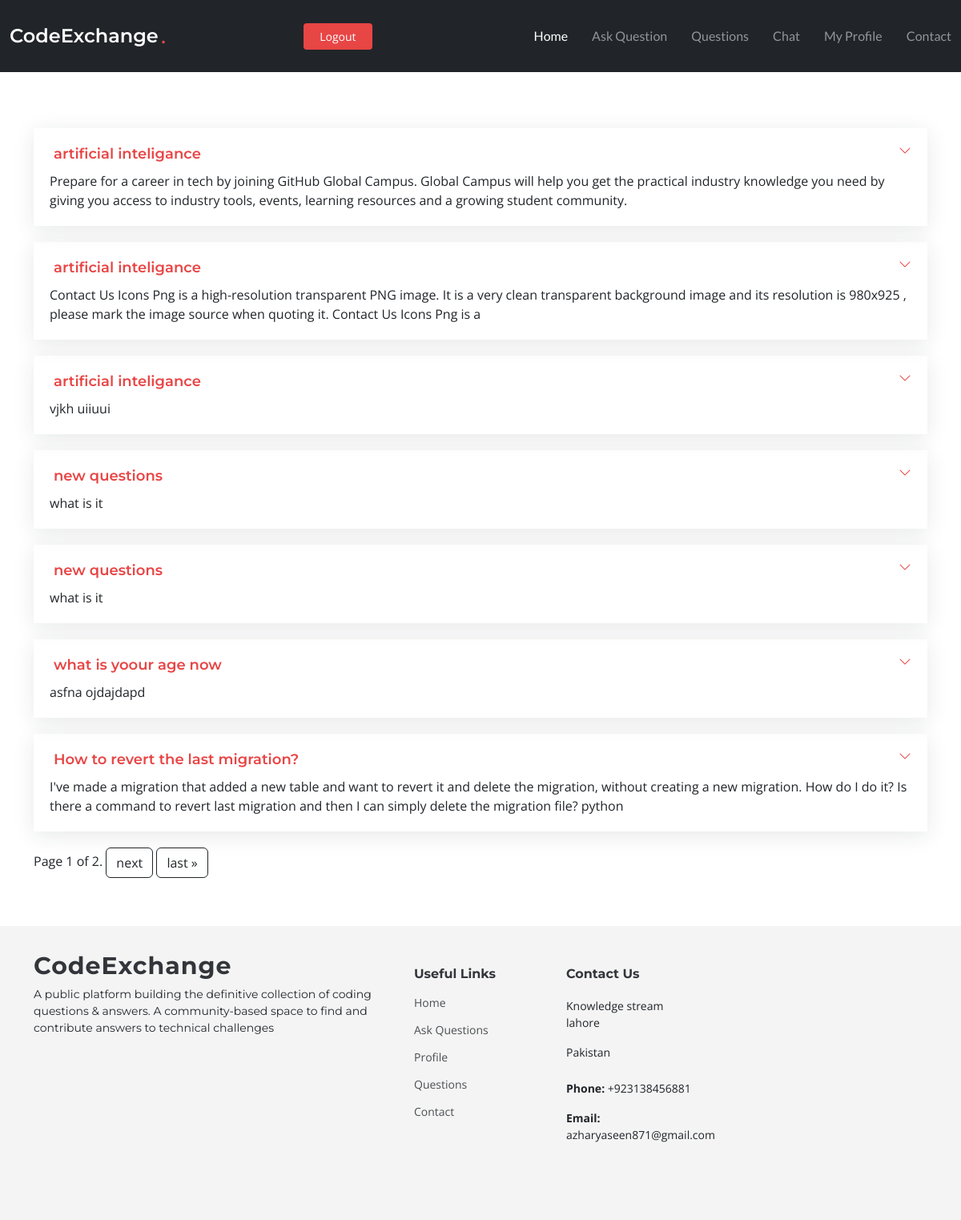
Screenshot of /user_posts/2 (signed in) with the database file from the repository.
### app/models.py (models this page shows, shortened)
class Questions(models.Model):
    user = models.ForeignKey(User, on_delete=models.CASCADE)
    title = models.CharField(max_length=1000)
    content = HTMLField()
    likes = models.ManyToManyField(User, related_name='like')
    date_created = models.DateTimeField(default=timezone.now)
    image = models.ImageField(upload_to='question_pic', blank=True, null=True)

### app/views.py (the view)
# urls.py: path("user_posts/<int:id>", views.user_posts, name="user_posts"),
@login_required(login_url='login')
def user_posts(request,id):
    user = get_object_or_404(User, pk= id)
    question_asked = Questions.objects.filter(user=user.id).order_by('-date_created')
    paginator = Paginator(question_asked, 5)
    page_number = request.GET.get("page")
    page_obj = paginator.get_page(page_number)
    return render(request, 'app/user_posts.html',{'question_asked':question_asked,'page_obj': page_obj})

### app/templates/app/user_posts.html (shortened to what this page needs)
{% extends 'base.html' %}
{% block content %}
{% if question_asked %}
  <body>
    <section id="faq" class="faq">
      <div class="container" style="margin-top: 100px;">
          <div class="" data-aos="fade-up" data-aos-delay="200">
            <div class="faq-container">
              {% for question in question_asked %}
              <div class="faq-item faq-active">
                <a href="{% url 'detail' question.id %}"> <h3> <span>{{ question.title }}</span></h3></a>
                <div class="faq-content">
                  <p>{{ question.content }}</p>
                </div>
                <i class="faq-toggle bi bi-chevron-right"></i>
              </div>
              {% endfor %}
              {% include "app/includes/paginator.html" %}
            </div>
          </div>
        </div>
    </section>
    {% else %}
    <p style="margin-top: 100px;">
        no liked post yet ...
  </p>
    {% endif %}
  </body>
  {% endblock content %}

### static/assets/css/main.css (style rules this page uses)
:root { --font-default: "Open Sans", system-ui, -apple-system, "Segoe UI", Roboto, "Helvetica Neue", Arial, "Noto Sans", "Liberation Sans", sans-serif, "Apple Color Emoji", "Segoe UI Emoji", "Segoe UI Symbol", "Noto Color Emoji"; --font-primary: "Montserrat", sans-serif; --font-secondary: "Lato", sans-serif; }
:root { --color-default: #212529; --color-default-rgb: 33, 37, 41; --color-background: #ffffff; --color-background-rgb: 255, 255, 255; --color-primary: #e84545; --color-primary-rgb: 232, 69, 69; --color-secondary: #32353a; --color-secondary-rgb: 50, 53, 58; --color-box-background: #ffffff; --color-box-background-rgb: 255, 255, 255; --color-inverse: #ffffff; --color-inverse-rgb: 255, 255, 255; }
:root { --color-nav: #3a3939; --color-nav-hover: #e84545; --color-nav-dropdown: #3a3939; --color-nav-dropdown-hover: #e84545; --color-nav-dropdown-background: #ffffff; --color-nav-mobile-background: #ffffff; }
:root { scroll-behavior: smooth; }
body { color: var(--color-default); background-color: var(--color-background); font-family: var(--font-default); }
a { color: var(--color-primary); text-decoration: none; transition: 0.3s; }
h1, h2, h3, h4, h5, h6 { font-family: var(--font-primary); }
section { color: var(--color-default); background-color: var(--color-background); padding: 60px 0; overflow: clip; }
section { scroll-margin-top: 90px; }
.faq .faq-container .faq-item { position: relative; padding: 20px; margin-bottom: 20px; box-shadow: 0px 5px 25px 0px rgba(var(--color-default-rgb), 0.1); overflow: hidden; }
.faq .faq-container .faq-item h3 { color: var(--color-secondary); font-weight: 600; font-size: 18px; line-height: 24px; margin: 0 30px 0 0; transition: 0.3s; cursor: pointer; display: flex; align-items: flex-start; }
.faq .faq-container .faq-item .faq-content { display: grid; grid-template-rows: 0fr; transition: 0.3s ease-in-out; visibility: hidden; opacity: 0; }
.faq .faq-container .faq-item .faq-content p { margin-bottom: 0; overflow: hidden; }
.faq .faq-container .faq-item .faq-toggle { position: absolute; top: 20px; right: 20px; font-size: 16px; line-height: 0; transition: 0.3s; cursor: pointer; }
.faq .faq-container .faq-active h3 { color: var(--color-primary); }
.faq .faq-container .faq-active .faq-content { grid-template-rows: 1fr; visibility: visible; opacity: 1; padding-top: 10px; }
.faq .faq-container .faq-active .faq-toggle { transform: rotate(90deg); color: var(--color-primary); }

### rows the page displays
Questions: title "artificial inteligance", content "Prepare for a career in tech by joining GitHub Global Campus. Global Campus will help you get the practical industry knowledge you need by giving you access to industry tools, events, learning resources and a growing student community."
Questions: title "artificial inteligance", content "Contact Us Icons Png is a high-resolution transparent PNG image. It is a very clean transparent background image and its resolution is 980x925 , please mark the image source when quoting it. Contact Us Icons Png is a"
Questions: title "artificial inteligance", content "vjkh uiiuui"
Questions: title "new questions", content "what is it"
Questions: title "new questions", content "what is it"
Questions: title "what is yoour age now", content "asfna ojdajdapd"
Questions: title "How to revert the last migration?", content "I've made a migration that added a new table and want to revert it and delete the migration, without creating a new migration. How do I do it? Is there a command to revert last migration and then I can simply delete the migration file? python"

### other values shown
{{ page_obj.number }} "1"
{{ page_obj.paginator.num_pages }} "2"
